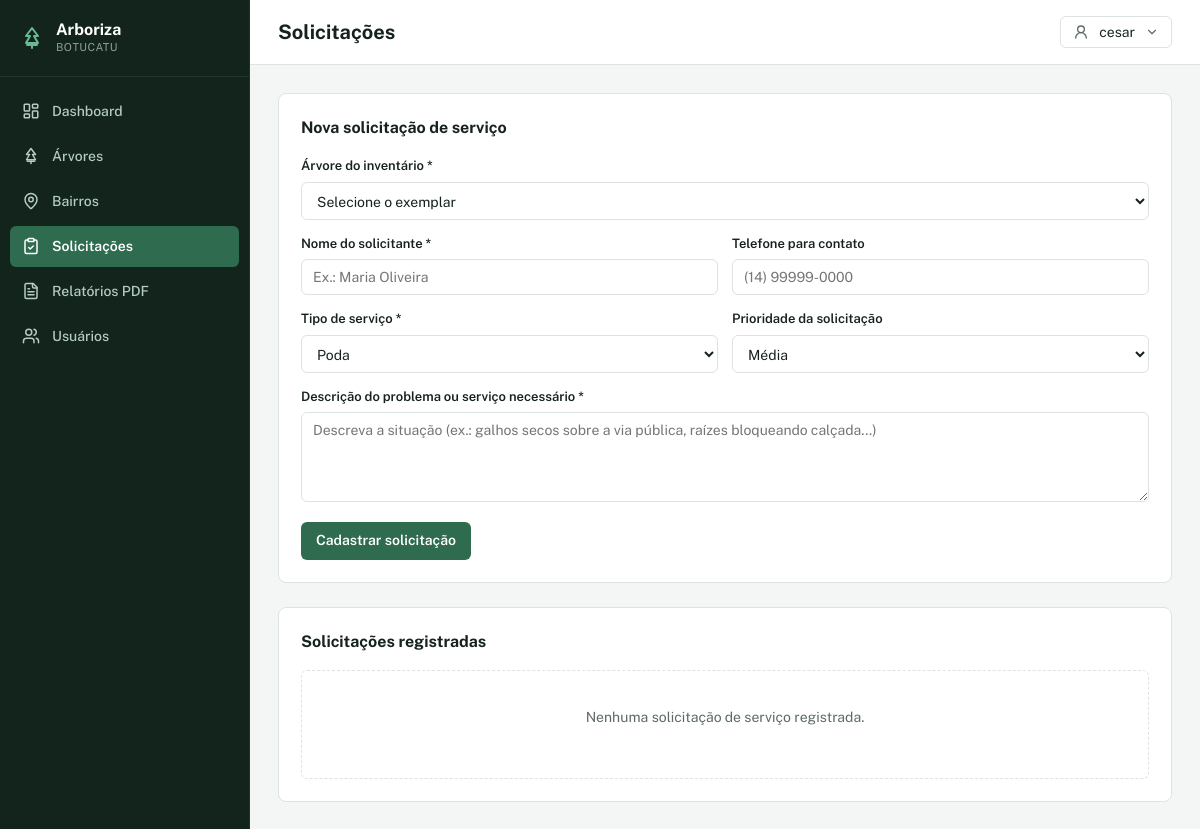
The page /solicitacoes.php (signed in) on the database as committed earlier.
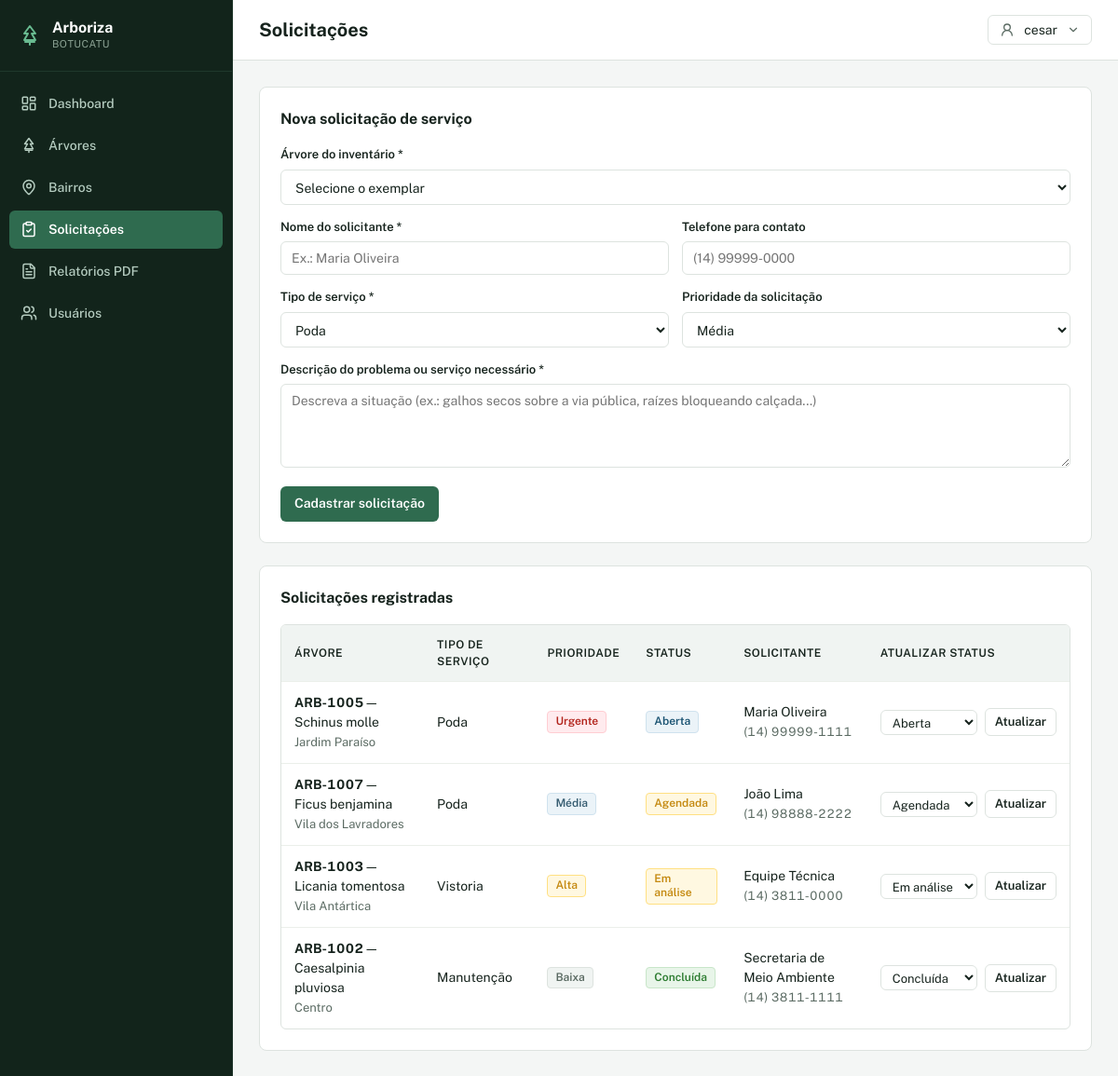
The same page on the database as committed later.
### tables this page shows
CREATE TABLE solicitacoes (
    id INT AUTO_INCREMENT PRIMARY KEY,
    arvore_id INT NOT NULL,
    usuario_id INT NOT NULL,
    solicitante VARCHAR(140) NOT NULL,
    telefone VARCHAR(40),
    tipo ENUM('Poda','Manutenção','Remoção','Vistoria') DEFAULT 'Poda',
    prioridade ENUM('Baixa','Média','Alta','Urgente') DEFAULT 'Média',
    status ENUM('Aberta','Em análise','Agendada','Concluída','Cancelada') DEFAULT 'Aberta',
    descricao TEXT NOT NULL,
    criado_em TIMESTAMP DEFAULT CURRENT_TIMESTAMP,
    FOREIGN KEY (arvore_id) REFERENCES arvores(id) ON DELETE CASCADE,
    FOREIGN KEY (usuario_id) REFERENCES usuarios(id) ON DELETE RESTRICT
);

CREATE TABLE arvores (
    id INT AUTO_INCREMENT PRIMARY KEY,
    codigo VARCHAR(30) NOT NULL UNIQUE,
    especie VARCHAR(140) NOT NULL,
    nome_popular VARCHAR(140),
    idade_estimada INT DEFAULT 0,
    altura_metros DECIMAL(8,2) DEFAULT 0,
    diametro_cm DECIMAL(8,2) DEFAULT 0,
    latitude VARCHAR(40),
    longitude VARCHAR(40),
    endereco VARCHAR(220) NOT NULL,
    bairro_id INT NOT NULL,
    estado_conservacao ENUM('Excelente','Bom','Regular','Crítico') DEFAULT 'Bom',
    observacoes TEXT,
    criado_em TIMESTAMP DEFAULT CURRENT_TIMESTAMP,
    FOREIGN KEY (bairro_id) REFERENCES bairros(id) ON DELETE RESTRICT
);

CREATE TABLE bairros (
    id INT AUTO_INCREMENT PRIMARY KEY,
    nome VARCHAR(120) NOT NULL UNIQUE,
    zona VARCHAR(60) NOT NULL,
    criado_em TIMESTAMP DEFAULT CURRENT_TIMESTAMP
);

### core/helpers.php (called while the page is built, shortened)
<?php
function e($value): string
{
    return htmlspecialchars((string)$value, ENT_QUOTES, 'UTF-8');
}
function isLoggedIn(): bool
{
    return !empty($_SESSION['usuario']) && !empty($_SESSION['usuario']['id']);
}
function currentUserName(): string
{
    return isset($_SESSION['usuario']['nome']) ? (string)$_SESSION['usuario']['nome'] : '';
}
function currentUserProfile(): string
{
    return isset($_SESSION['usuario']['perfil']) ? (string)$_SESSION['usuario']['perfil'] : '';
}
function normalizedProfile(): string
{
    return function_exists('mb_strtolower')
        ? mb_strtolower(trim(currentUserProfile()), 'UTF-8')
        : strtolower(trim(currentUserProfile()));
}
function canEditOperational(): bool
{
    $profile = normalizedProfile();
    return $profile === 'administrador' || $profile === 'técnico' || $profile === 'tecnico';
}
function badgeClassPrioridade(?string $prioridade): string
{
    $p = function_exists('mb_strtolower')
        ? mb_strtolower(trim((string)$prioridade), 'UTF-8')
        : strtolower(trim((string)$prioridade));
    switch ($p) {
        case 'urgente':
            return 'badge-prioridade-urgente';
        case 'alta':
            return 'badge-prioridade-alta';
        case 'média':
        case 'media':
            return 'badge-prioridade-media';
        case 'baixa':
            return 'badge-prioridade-baixa';
    }
}
function badgeClassStatus(?string $status): string
{
    $s = function_exists('mb_strtolower')
        ? mb_strtolower(trim((string)$status), 'UTF-8')
        : strtolower(trim((string)$status));
    switch ($s) {
        case 'concluída':
        case 'concluida':
            return 'badge-status-concluida';
        case 'em análise':
        case 'em analise':
            return 'badge-status-em-analise';
        case 'agendada':
            return 'badge-status-agendada';
        case 'aberta':
            return 'badge-status-aberta';
    }
}

### config/database.php (called while the page is built, shortened)
<?php
class Database
{
    private static $connection = null;
    public static function getConnection() {
        if (self::$connection === null) {
            $dsn = 'mysql:host=' . DB_HOST . ';dbname=' . DB_NAME . ';charset=utf8mb4';
            $tentativas = array_unique([DB_PASS, '', 'root']);
            $ultimoErro = null;
            foreach ($tentativas as $senha) {
                try {
                    self::$connection = new PDO($dsn, DB_USER, $senha, [
                        PDO::ATTR_ERRMODE => PDO::ERRMODE_EXCEPTION,
                        PDO::ATTR_DEFAULT_FETCH_MODE => PDO::FETCH_ASSOC,
                        PDO::ATTR_EMULATE_PREPARES => false,
                    ]);
                    return self::$connection;
                } catch (PDOException $e) {
                    $ultimoErro = $e;
                }
            }
            die('Erro ao conectar no banco de dados. Confira se o MySQL está ligado no XAMPP, se o banco arboriza_botucatu foi importado e se o arquivo config/config.php está correto.<br><b>Detalhe:</b> ' . htmlspecialchars($ultimoErro->getMessage()));
        }
        return self::$connection;
    }
}

### models/Solicitacao.php (called while the page is built, shortened)
<?php
require_once __DIR__ . '/../config/database.php';
class Solicitacao
{
    public static function all() {
        $sql = "SELECT s.*, a.codigo, a.especie, b.nome AS bairro_nome, u.nome AS usuario_nome, u.email AS usuario_email
                FROM solicitacoes s
                INNER JOIN arvores a ON a.id = s.arvore_id
                INNER JOIN bairros b ON b.id = a.bairro_id
                INNER JOIN usuarios u ON u.id = s.usuario_id
                ORDER BY
                    CASE s.status
                        WHEN 'Aberta' THEN 1
                        WHEN 'Agendada' THEN 2
                        WHEN 'Cancelada' THEN 3
                        WHEN 'Em análise' THEN 4
                        WHEN 'Concluída' THEN 5
                        ELSE 6
                    END ASC,
                    CASE s.prioridade
                        WHEN 'Urgente' THEN 1
                        WHEN 'Alta' THEN 2
                        WHEN 'Média' THEN 3
                        WHEN 'Baixa' THEN 4
                        ELSE 5
                    END ASC,
                    s.criado_em DESC";
        return Database::getConnection()->query($sql)->fetchAll();
    }
}

### solicitacoes.php (the view, shortened to what this page needs)
<?php
require_once __DIR__ . '/core/helpers.php';
require_once __DIR__ . '/models/Solicitacao.php';
$pageTitle = 'Solicitações';
$solicitacoes = Solicitacao::all();
$statusOptions = ['Aberta', 'Em análise', 'Agendada', 'Concluída', 'Cancelada'];
?>
<?php include __DIR__ . '/partials/head.php'; ?>
<div class="app-shell">
    <?php include __DIR__ . '/partials/sidebar.php'; ?>
    <div class="main-wrapper">
        <?php include __DIR__ . '/partials/topbar.php'; ?>
        <div class="card" style="margin-bottom: 24px;">
            <h2>Nova solicitação de serviço</h2>
            <form method="post">
                <label>Árvore do inventário *
                    <select name="arvore_id" required>
                        <option value="">Selecione o exemplar</option>
                    </select>
                </label>
                <div class="form-grid">
                    <label>Nome do solicitante *
                        <input name="solicitante" required placeholder="Ex.: Maria Oliveira">
                    </label>
                    <label>Telefone para contato
                        <input name="telefone" placeholder="(14) 99999-0000">
                    </label>
                    <label>Tipo de serviço *
                        <select name="tipo">
                            <option>Poda</option>
                        </select>
                    </label>
                    <label>Prioridade da solicitação
                        <select name="prioridade">
                            <option selected>Média</option>
                        </select>
                    </label>
                </div>
                <label>Descrição do problema ou serviço necessário *
                    <textarea name="descricao" required placeholder="Descreva a situação (ex.: galhos secos sobre a via pública, raízes bloqueando calçada...)"></textarea>
                </label>
                <div style="margin-top: 6px;">
                    <button class="btn" type="submit">Cadastrar solicitação</button>
                </div>
            </form>
        </div>
        <div class="card">
            <h2>Solicitações registradas</h2>
            <?php if (empty($solicitacoes)): ?>
                <div class="empty-state">
                    <p>Nenhuma solicitação de serviço registrada.</p>
                </div>
            <?php else: ?>
                <div class="table-wrap">
                    <table>
                        <thead>
                            <tr>
                                <th>Árvore</th>
                                <th>Tipo de serviço</th>
                                <th>Prioridade</th>
                                <th>Status</th>
                                <th>Solicitante</th>
                                <?php if (canEditOperational()): ?>
                                    <th>Atualizar status</th>
                                <?php endif; ?>
                            </tr>
                        </thead>
                        <tbody>
                            <?php foreach ($solicitacoes as $s): ?>
                                <tr>
                                    <td>
                                        <span class="tabular"><strong><?= e($s['codigo']) ?></strong></span> — <?= e($s['especie']) ?><br>
                                        <small class="card-description"><?= e($s['bairro_nome']) ?></small>
                                    </td>
                                    <td><?= e($s['tipo']) ?></td>
                                    <td>
                                        <span class="badge <?= badgeClassPrioridade($s['prioridade']) ?>">
                                            <?= e($s['prioridade']) ?>
                                        </span>
                                    </td>
                                    <td>
                                        <span class="badge <?= badgeClassStatus($s['status']) ?>">
                                            <?= e($s['status']) ?>
                                        </span>
                                    </td>
                                    <td>
                                        <?= e($s['solicitante']) ?>
                                        <?php if (!empty($s['telefone'])): ?>
                                            <br><small class="card-description tabular"><?= e($s['telefone']) ?></small>
                                        <?php endif; ?>
                                    </td>
                                    <?php if (canEditOperational()): ?>
                                        <td>
                                            <form method="post" class="form-inline">
                                                <select name="status" style="width: auto; padding: 4px 8px; font-size: 13px;">
                                                    <?php foreach ($statusOptions as $st): ?>
                                                        <option <?= ($s['status'] === $st) ? 'selected' : '' ?>><?= e($st) ?></option>
                                                    <?php endforeach; ?>
                                                </select>
                                                <button class="btn btn-secondary btn-sm" type="submit">Atualizar</button>
                                            </form>
                                        </td>
                                    <?php endif; ?>
                                </tr>
                            <?php endforeach; ?>
                        </tbody>
                    </table>
                </div>
            <?php endif; ?>
        </div>
<?php include __DIR__ . '/partials/footer.php'; ?>

### partials/head.php (shortened to what this page needs)
<?php
require_once __DIR__ . '/../core/helpers.php';
?>
<!doctype html>
<html lang="pt-BR">
<head>
    <link rel="stylesheet" href="<?= APP_URL ?>/assets/css/app.css">
</head>
<body>

### partials/sidebar.php (shortened to what this page needs)
<?php
$currentPage = basename($_SERVER['PHP_SELF'] ?? '');
$menuItems = [
    [
        'label' => 'Dashboard',
        'href'  => APP_URL . '/index.php',
        'file'  => 'index.php',
        'icon'  => 'icon-dashboard',
        'admin' => false,
    ],
    [
        'label' => 'Árvores',
        'href'  => APP_URL . '/arvores.php',
        'file'  => 'arvores.php',
        'icon'  => 'icon-tree',
        'admin' => false,
    ],
    [
        'label' => 'Bairros',
        'href'  => APP_URL . '/bairros.php',
        'file'  => 'bairros.php',
        'icon'  => 'icon-map-pin',
        'admin' => false,
    ],
    [
        'label' => 'Solicitações',
        'href'  => APP_URL . '/solicitacoes.php',
        'file'  => 'solicitacoes.php',
        'icon'  => 'icon-clipboard',
        'admin' => false,
    ],
    [
        'label' => 'Relatórios PDF',
        'href'  => APP_URL . '/relatorios.php',
        'file'  => 'relatorios.php',
        'icon'  => 'icon-file-text',
        'admin' => false,
    ],
    [
        'label' => 'Usuários',
        'href'  => APP_URL . '/usuarios.php',
        'file'  => 'usuarios.php',
        'icon'  => 'icon-users',
        'admin' => true,
    ],
];
?>
<aside class="sidebar">
    <div class="sidebar-header">
        <div class="brand-icon">
            <svg class="icon" width="24" height="24"><use href="#icon-tree"></use></svg>
        </div>
        <div>
            <div class="brand-title">Arboriza</div>
            <span class="brand-subtitle">Botucatu</span>
        </div>
    </div>
    <nav class="sidebar-nav">
        <?php foreach ($menuItems as $item): ?>
            <?php $isActive = ($currentPage === $item['file']); ?>
            <a href="<?= e($item['href']) ?>" class="nav-item <?= $isActive ? 'active' : '' ?>">
                <svg class="icon"><use href="#<?= e($item['icon']) ?>"></use></svg>
                <span><?= e($item['label']) ?></span>
            </a>
        <?php endforeach; ?>
    </nav>
</aside>

### partials/topbar.php (shortened to what this page needs)
<header class="topbar">
    <div class="topbar-title">
        <?= isset($pageTitle) ? e($pageTitle) : e(APP_NAME) ?>
    </div>
    <div class="account-menu">
        <button class="account-toggle" type="button" aria-haspopup="true" aria-expanded="false">
            <svg class="icon icon-user"><use href="#icon-user"></use></svg>
            <span class="account-name"><?= e(currentUserName()) ?></span>
            <svg class="chevron"><use href="#icon-chevron-down"></use></svg>
        </button>
    </div>
</header>
<main class="main-content">

### partials/footer.php (shortened to what this page needs)
<?php if (isLoggedIn()): ?>
    </main>
</div>
</div>
<?php endif; ?>
</body>
</html>

Rows that differ between the two databases and show on the page:
now on this page (row edited): solicitacoes: arvore.codigo "ARB-1005", arvore.especie "Schinus molle", bairros.nome "Jardim Paraíso", tipo "Poda", prioridade "Urgente", status "Aberta", solicitante "Maria Oliveira", telefone "(14) 99999-1111"
now on this page (row edited): solicitacoes: arvore.codigo "ARB-1007", arvore.especie "Ficus benjamina", bairros.nome "Vila dos Lavradores", tipo "Poda", prioridade "Média", status "Agendada", solicitante "João Lima", telefone "(14) 98888-2222"
now on this page (row edited): solicitacoes: arvore.codigo "ARB-1003", arvore.especie "Licania tomentosa", bairros.nome "Vila Antártica", tipo "Vistoria", prioridade "Alta", status "Em análise", solicitante "Equipe Técnica", telefone "(14) 3811-0000"
now on this page (row edited): solicitacoes: arvore.codigo "ARB-1002", arvore.especie "Caesalpinia pluviosa", bairros.nome "Centro", tipo "Manutenção", prioridade "Baixa", status "Concluída", solicitante "Secretaria de Meio Ambiente", telefone "(14) 3811-1111"
Other text that changed with them:
text no longer shown: "Nenhuma solicitação de serviço registrada."
text now shown: "ÁRVORE TIPO DE SERVIÇO PRIORIDADE STATUS SOLICITANTE ATUALIZAR STATUS"
